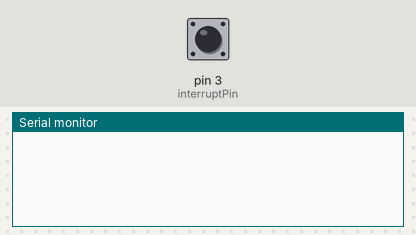
The sketch below on a simulated Arduino Uno, built with avr-gcc and run on an emulated ATmega328P. On the bench: the last lines printed to the serial monitor. The inputs (shaded band) are chosen by the test bench; at power-on: pin 3 (interruptPin) LOW.

Above: at 1.2 s.
1.3 s: pin 3 (interruptPin) pulled HIGH for 0.15 s
At 2.6 s:
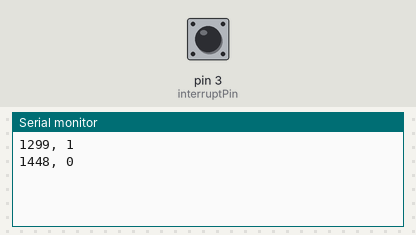
2.9 s: pin 3 (interruptPin) pulled HIGH for 1 s
At 5.1 s:
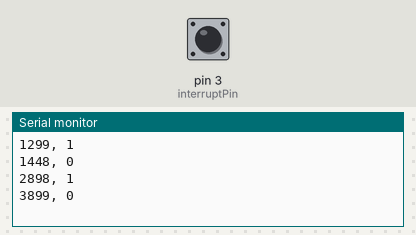
5.4 s: pin 3 (interruptPin) pulled HIGH for 0.15 s
At 6.0 s:
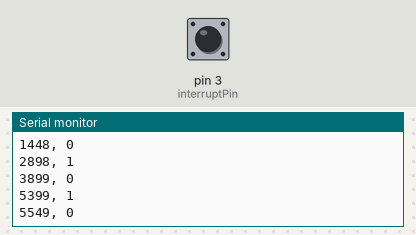
Timing chart, 0 to 8.4 s (numbered marks = the images above; inputs shaded):
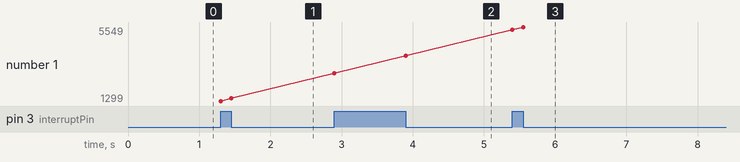

The sketch:

Lab1_Interrupt_StarterCode.ino
```cpp
//Lab 01 Interrupt Starter Code
//August 2021
//Author: Sasha
/*This code uses an interrupt procedure to read the digital value of a signal when it changes states
 */

//Pin Assignment
const byte interruptPin = 3; //Assign pin 2 as interruptPin (only pin 2 and pin 3 have interrupt functionality)

//Timing Variable
unsigned long currentTime = 0; //variable to indicate current time


void setup() {
//  pinMode(readPin, INPUT); //Setting read pin as an input
  pinMode(interruptPin, INPUT); //sets interruptPin as an input
  Serial.begin(115200); //Initializing serial communication (high baudrate allows for faster communication with arduino)
  attachInterrupt(digitalPinToInterrupt(interruptPin), read, CHANGE); //setup interrupt procedure to be triggered by change in interruptPin state (both HIGH to LOW and LOW to HIGH)
}

void loop() {
  currentTime = millis(); //measure and save current time
}

void read() {
  Serial.print(currentTime); //print last saved current time
  Serial.print(", ");
  Serial.println(digitalRead(interruptPin)); //print interruptPin state
}
```

Measured:
- after the input at 1.3 s, the serial monitor: prints a new line at once (image 1)
- after the input at 2.9 s, the serial monitor: prints a new line at once (image 2)
- after the input at 5.4 s, the serial monitor: prints a new line at once (image 3)
- plotted number 1: 1448 → 3899 after the input at 2.9 s, 3899 → 5549 after the input at 5.4 s
